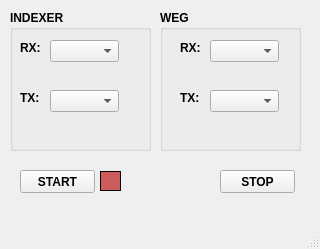
<?xml version="1.0" encoding="UTF-8"?>
<ui version="4.0">
 <class>MainWindow</class>
 <widget class="QMainWindow" name="MainWindow">
  <property name="geometry">
   <rect>
    <x>0</x>
    <y>0</y>
    <width>320</width>
    <height>249</height>
   </rect>
  </property>
  <property name="windowTitle">
   <string>Leitor Serial WEG | INDEXER</string>
  </property>
  <widget class="QWidget" name="centralwidget">
   <widget class="QPushButton" name="btnStart">
    <property name="geometry">
     <rect>
      <x>20</x>
      <y>170</y>
      <width>75</width>
      <height>23</height>
     </rect>
    </property>
    <property name="font">
     <font>
      <weight>75</weight>
      <bold>true</bold>
     </font>
    </property>
    <property name="text">
     <string>START</string>
    </property>
   </widget>
   <widget class="QPushButton" name="btnStop">
    <property name="geometry">
     <rect>
      <x>220</x>
      <y>170</y>
      <width>75</width>
      <height>23</height>
     </rect>
    </property>
    <property name="font">
     <font>
      <weight>75</weight>
      <bold>true</bold>
     </font>
    </property>
    <property name="text">
     <string>STOP</string>
    </property>
   </widget>
   <widget class="QGroupBox" name="groupBox">
    <property name="geometry">
     <rect>
      <x>10</x>
      <y>10</y>
      <width>141</width>
      <height>141</height>
     </rect>
    </property>
    <property name="font">
     <font>
      <weight>75</weight>
      <bold>true</bold>
     </font>
    </property>
    <property name="title">
     <string>INDEXER</string>
    </property>
    <widget class="QLabel" name="label">
     <property name="geometry">
      <rect>
       <x>10</x>
       <y>30</y>
       <width>21</width>
       <height>16</height>
      </rect>
     </property>
     <property name="text">
      <string>RX:</string>
     </property>
    </widget>
    <widget class="QComboBox" name="box_idx_rx">
     <property name="geometry">
      <rect>
       <x>40</x>
       <y>30</y>
       <width>69</width>
       <height>22</height>
      </rect>
     </property>
    </widget>
    <widget class="QLabel" name="label_2">
     <property name="geometry">
      <rect>
       <x>10</x>
       <y>80</y>
       <width>21</width>
       <height>16</height>
      </rect>
     </property>
     <property name="text">
      <string>TX:</string>
     </property>
    </widget>
    <widget class="QComboBox" name="box_idx_tx">
     <property name="geometry">
      <rect>
       <x>40</x>
       <y>80</y>
       <width>69</width>
       <height>22</height>
      </rect>
     </property>
    </widget>
   </widget>
   <widget class="QGroupBox" name="groupBox_2">
    <property name="geometry">
     <rect>
      <x>160</x>
      <y>10</y>
      <width>141</width>
      <height>141</height>
     </rect>
    </property>
    <property name="font">
     <font>
      <weight>75</weight>
      <bold>true</bold>
     </font>
    </property>
    <property name="title">
     <string>WEG</string>
    </property>
    <widget class="QLabel" name="label_3">
     <property name="geometry">
      <rect>
       <x>20</x>
       <y>30</y>
       <width>21</width>
       <height>16</height>
      </rect>
     </property>
     <property name="text">
      <string>RX:</string>
     </property>
    </widget>
    <widget class="QComboBox" name="box_weg_rx">
     <property name="geometry">
      <rect>
       <x>50</x>
       <y>30</y>
       <width>69</width>
       <height>22</height>
      </rect>
     </property>
    </widget>
    <widget class="QLabel" name="label_4">
     <property name="geometry">
      <rect>
       <x>20</x>
       <y>80</y>
       <width>21</width>
       <height>16</height>
      </rect>
     </property>
     <property name="text">
      <string>TX:</string>
     </property>
    </widget>
    <widget class="QComboBox" name="box_weg_tx">
     <property name="geometry">
      <rect>
       <x>50</x>
       <y>80</y>
       <width>69</width>
       <height>22</height>
      </rect>
     </property>
    </widget>
   </widget>
   <widget class="QLabel" name="label_status">
    <property name="geometry">
     <rect>
      <x>100</x>
      <y>171</y>
      <width>21</width>
      <height>20</height>
     </rect>
    </property>
    <property name="styleSheet">
     <string notr="true">background-color: indianred;</string>
    </property>
    <property name="frameShape">
     <enum>QFrame::Box</enum>
    </property>
    <property name="text">
     <string/>
    </property>
   </widget>
  </widget>
  <widget class="QMenuBar" name="menubar">
   <property name="geometry">
    <rect>
     <x>0</x>
     <y>0</y>
     <width>320</width>
     <height>21</height>
    </rect>
   </property>
  </widget>
  <widget class="QStatusBar" name="statusbar"/>
 </widget>
 <resources/>
 <connections/>
</ui>
